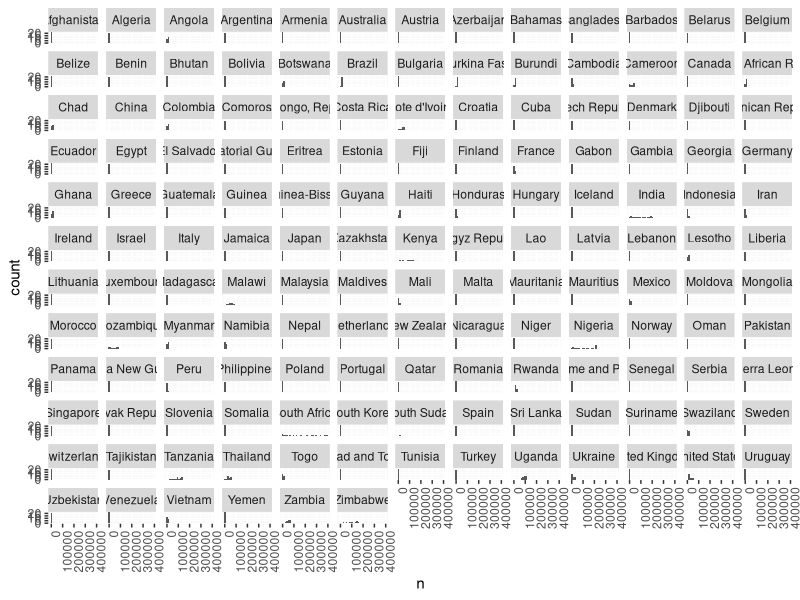
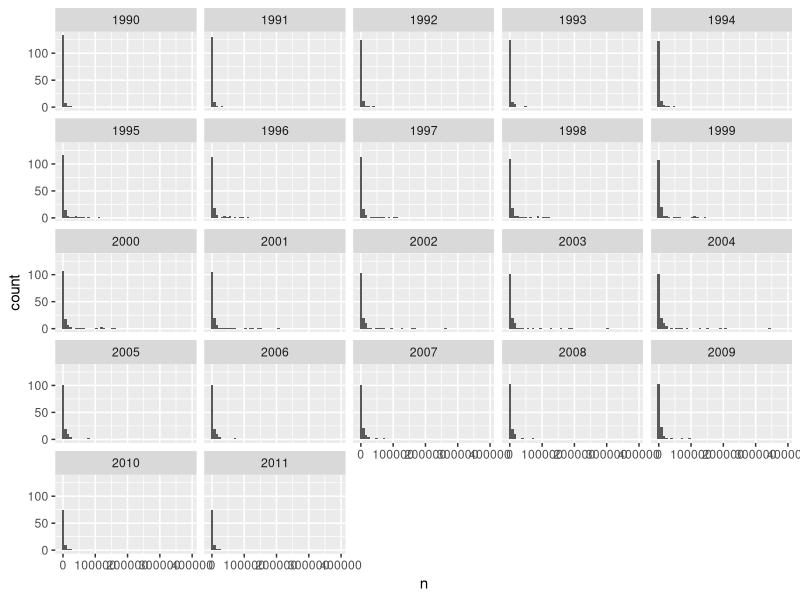
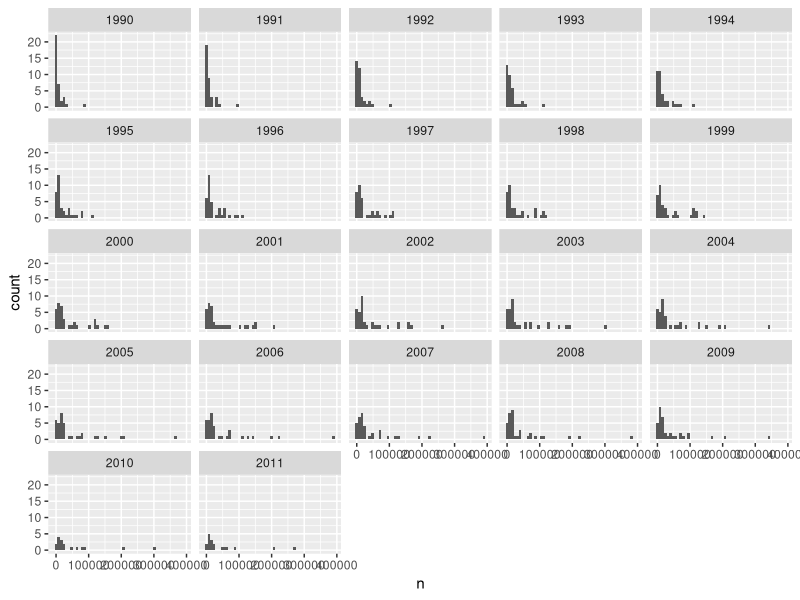
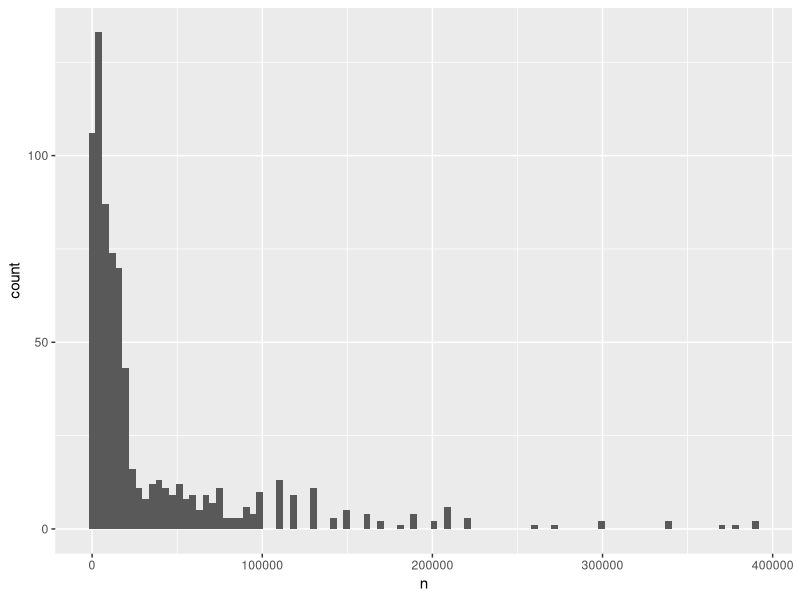
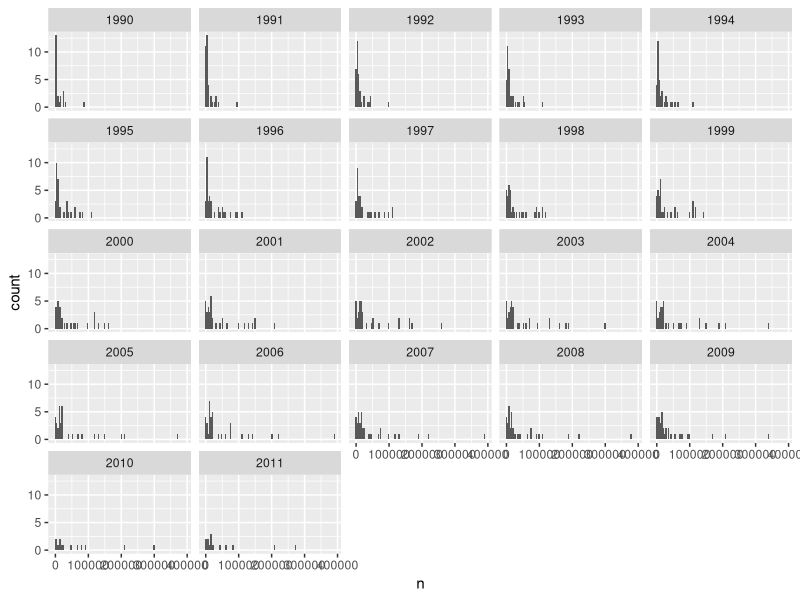
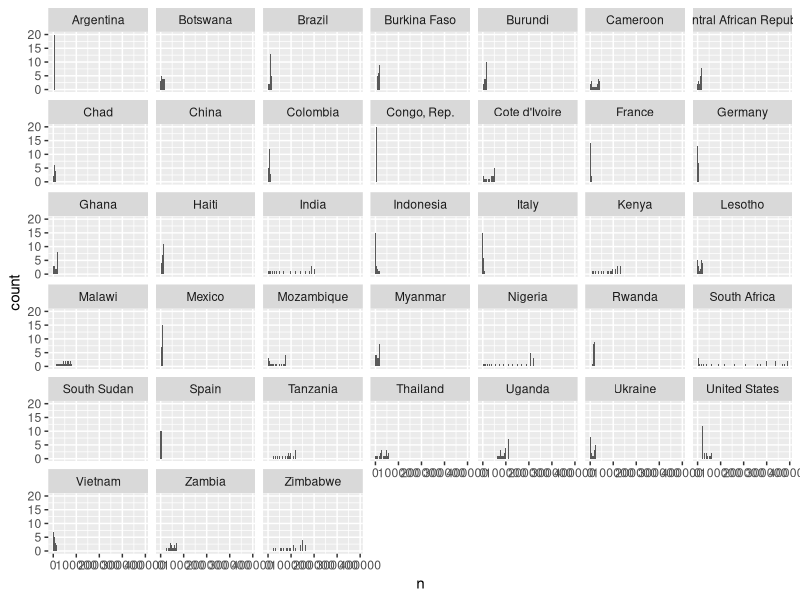
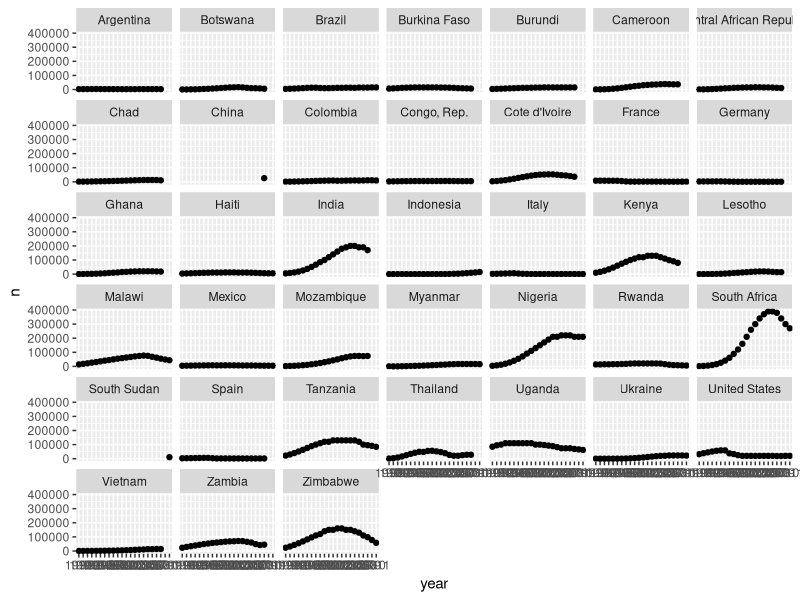
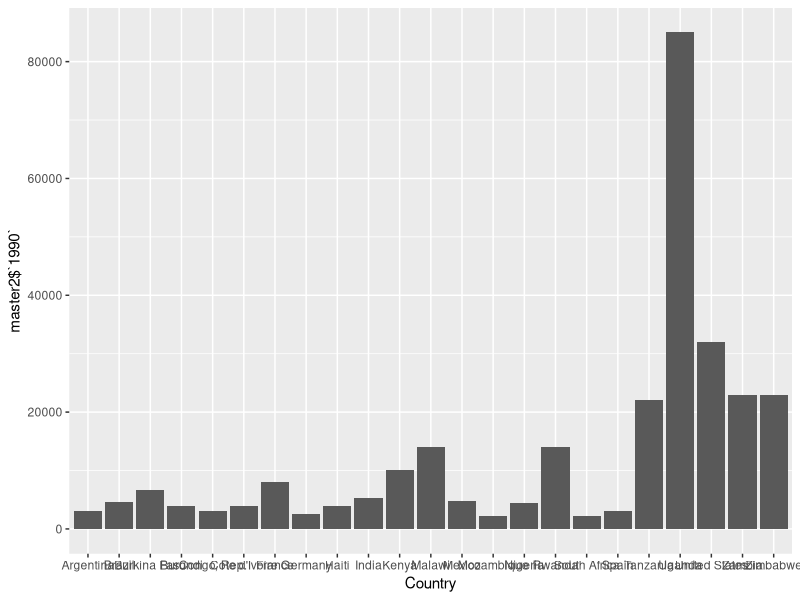

Reproduce these figures in R, in order.
## ---- chunk 1
library(dplyr)
library(tidyr)
library(ggplot2)
library(reshape2)


options(scipen=999)
## ---- chunk 2
# Read data into a dataframe
master <- read.csv('Indicator_Annual number of AIDS deaths.csv', 
                   check.names = F)
## ---- chunk 3
#Create a Tidy dataset to work from
tidymaster <- gather(master, "year", "n", '1990':'2011', na.rm=TRUE)

## ---- chunk 4
summary(tidymaster)
summary(master)
## ---- chunk 5
# creates a dataframe of all countries with at least one year above the mean
above_mean <- subset(master, master$`1990` > 2150 | master$`1991` > 2687 |
  master$`1992` > 3300 | master$`1993` > 4064 | master$`1994` > 4876 | 
  master$`1995` > 5786 | master$`1996` > 6712 | master$`1997` > 7490 | 
  master$`1998` > 8423 | master$`1999` > 9462 | master$`2000` > 10383 |
  master$`2001` > 11335 | master$`2002` > 12280 | master$`2003` > 12985 |
  master$`2004` > 13438 | master$`2005` > 13598 | master$`2006` > 13502 |
  master$`2007` > 13040 | master$`2008` > 12443 | master$`2009` > 11709 |
  master$`2010` > 10434 | master$`2011` > 9706)

# tidies the above-mean dataframe
tidy.above_mean <- gather(above_mean, "year", "n", '1990':'2011', na.rm=TRUE)

## ---- chunk 6
summary(above_mean)
## ---- chunk 7
ggplot(aes(x=n), data=tidymaster) +
  geom_histogram() +
  facet_wrap(~ Country) +
  theme(axis.text.x = element_text(angle = 90, hjust = 1))

## ---- chunk 8
ggplot(aes(x=n), data=tidymaster) +
  geom_histogram(bins=50) +
  facet_wrap(~ year)
## ---- chunk 9
ggplot(aes(x=n), data=tidy.above_mean) +
  geom_histogram(bins=50) +
  facet_wrap(~ year)

## ---- chunk 10
ggplot(aes(x=n), data=tidy.above_mean) +
  geom_histogram(bins=100)

ggplot(aes(x=n), data=tidy.above_mean) +
  geom_histogram(bins=100) +
  facet_wrap(~year)

ggplot(aes(x=n), data=tidy.above_mean) +
  geom_histogram(bins=100) +
  facet_wrap(~Country)
## ---- chunk 11
ggplot(aes(x=year, y=n), data=tidy.above_mean) +
  geom_point() +
  facet_wrap(~Country)
## ---- chunk 12
write.csv(above_mean, 'above_mean.csv')
## ---- chunk 13
master2 <- subset(master, select = c('Country', '1990', '2000'))
master2 <- na.omit(master2)

summary(master2)

master2<-subset(master2, master2$`1990` > 2150)

ggplot(data=master2, aes(x=Country, y=master2$`1990`)) + 
  geom_bar(stat='identity')
## ---- chunk 14

master2long <- melt(master2, id.var = "Country")

ggplot(master2long, aes(x = Country, y = value, fill = variable)) + 
  geom_bar(stat = "identity", position = "dodge") 

## ---- chunk 15

master3 <- subset(master, select = c('Country', '1990', '2000', '2010'))
master3 <- na.omit(master3)

master3<-subset(master3, master3$`1990` > 2150)

master3long <- melt(master3, id.var = "Country")

ggplot(master3long, aes(x = Country, y = value, fill = variable)) + 
  geom_bar(stat = "identity", position = "dodge") 

